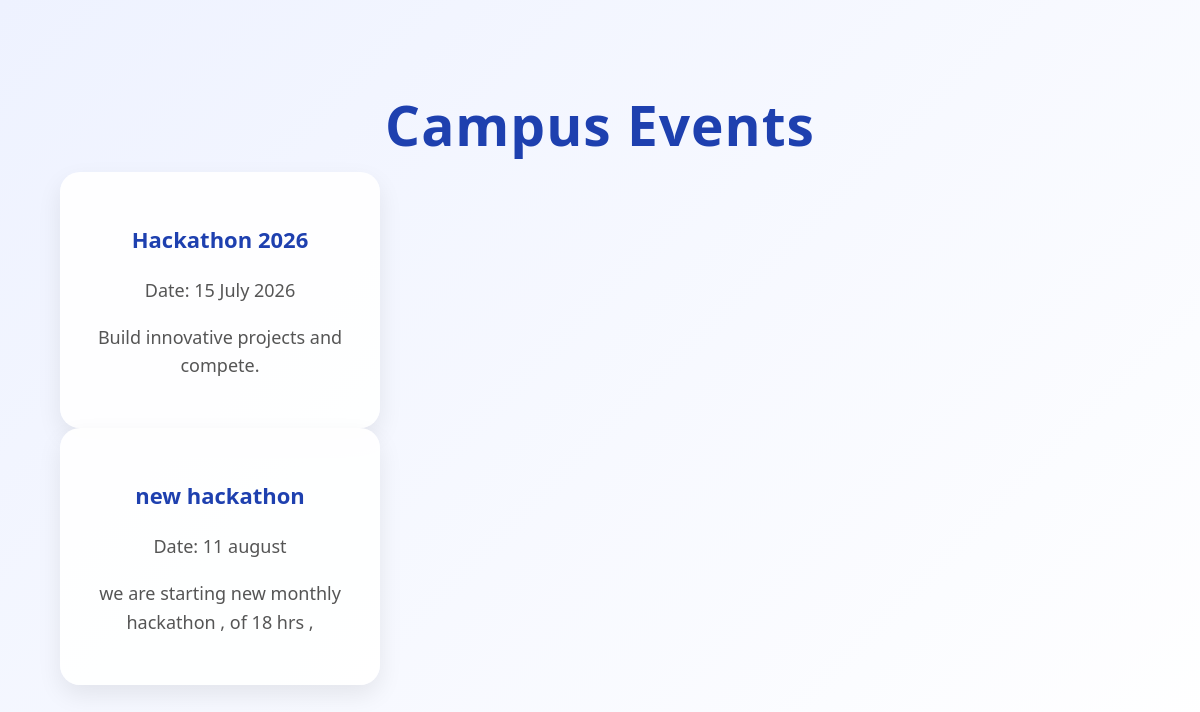
/events, run on an earlier commit of the app's database.
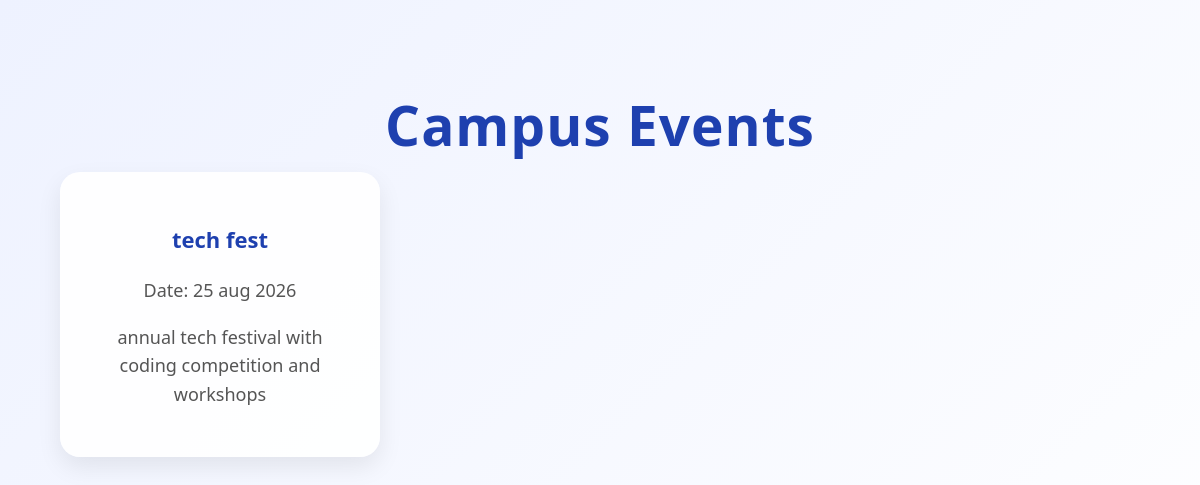
And on a later commit of the database.
### app.py (models this page shows)
class Event(db.Model):
    id = db.Column(db.Integer, primary_key=True)
    title = db.Column(db.String(100))
    date = db.Column(db.String(50))
    description = db.Column(db.String(200))

### app.py (the view)
@app.route("/events")
def events():
    all_events = Event.query.all()
    return render_template("events.html", events=all_events)

### templates/events.html (shortened to what this page needs)
<!DOCTYPE html>
<html>
<head>
    <link rel="stylesheet" href="/static/style.css">
</head>
<body>
<div class="container">
<h1>Campus Events</h1>
{% for event in events %}
<div class="card">
    <h3>{{ event.title }}</h3>
    <p>Date: {{ event.date }}</p>
    <p>{{ event.description }}</p>
</div>
{% endfor %}
</div>
</body>
</html>

### static/style.css (style rules this page uses)
body { font-family: 'Segoe UI', Arial, sans-serif; background: linear-gradient(135deg, #eef2ff, #ffffff); text-align: center; margin: 0; min-height: 100vh; }
.container { width: 90%; max-width: 1200px; margin: auto; padding-top: 50px; }
h1 { font-size: 55px; color: #1e40af; margin-bottom: 10px; letter-spacing: 1px; }
p { font-size: 18px; color: #555; line-height: 1.6; }
.card { background: rgba(255,255,255,0.95); padding: 30px; border-radius: 20px; width: 260px; min-height: 190px; box-shadow: 0 10px 25px rgba(0,0,0,0.08); transition: all 0.3s ease; }
.card h3 { color: #1e40af; font-size: 22px; }

What changed in the data, as far as the page shows it:
removed Event: title "new hackathon", date "11 august", description "we are starting new monthly hackathon , of 18 hrs ,"
changed Event: title "Hackathon 2026" → "tech fest"; date "15 July 2026" → "25 aug 2026"; description "Build innovative projects and compete." → "annual tech festival with coding competition and workshops"
